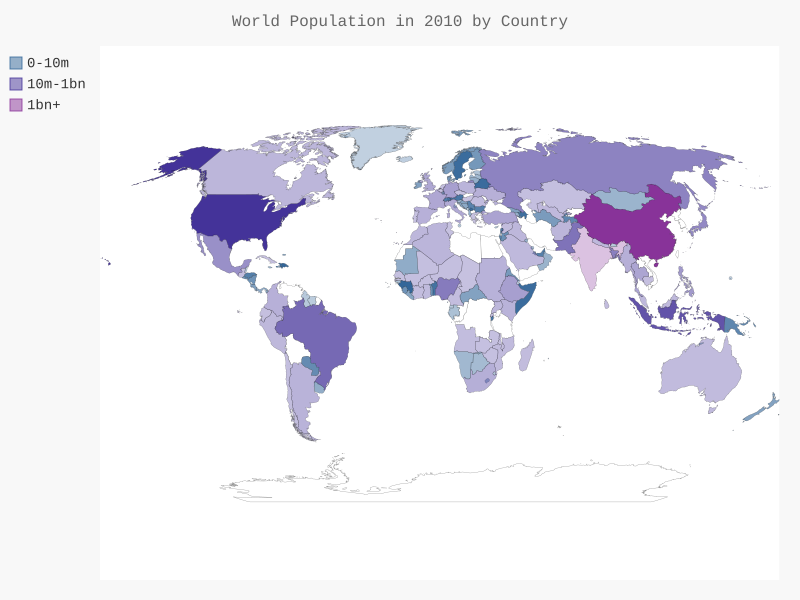

Write the Python code that produced this figure.
import json
import pygal
from pygal.style import RotateStyle as RS, LightColorizedStyle as LCS

from country_codes import get_country_code
# load the data into the list

filename = 'C:/Coding/zx/py/data_visualisation/world_population/population_data.json'
with open(filename) as f:
    pop_data = json.load(f)

cc_populations = {}
# print the 2010 population for each country
for pop_dict in pop_data:
    if pop_dict["Year"] == '2010':
        country_name = pop_dict['Country Name']
        population = int(float(pop_dict['Value']))
        code = get_country_code(country_name)
        if code:
            cc_populations[code] = population


# group the countries into 3 population levels
cc_pops_1, cc_pops_2, cc_pops_3 = {}, {}, {}
for cc, pop in cc_populations.items():
    if pop < 10000000:
        cc_pops_1[cc] = pop
    elif pop < 1000000000:
        cc_pops_2[cc] = pop
    else:
        cc_pops_3[cc] = pop
# see how many countries are in each level
print(len(cc_pops_1), len(cc_pops_2), len(cc_pops_3))

wm_style = RS('#336699', base_style=LCS)
wm = pygal.maps.world.World(style=wm_style)
wm.title = "World Population in 2010 by Country"
wm.add('0-10m', cc_pops_1)
wm.add('10m-1bn', cc_pops_2)
wm.add('1bn+', cc_pops_3)
wm.render_to_file('world_population/world_population.svg')
